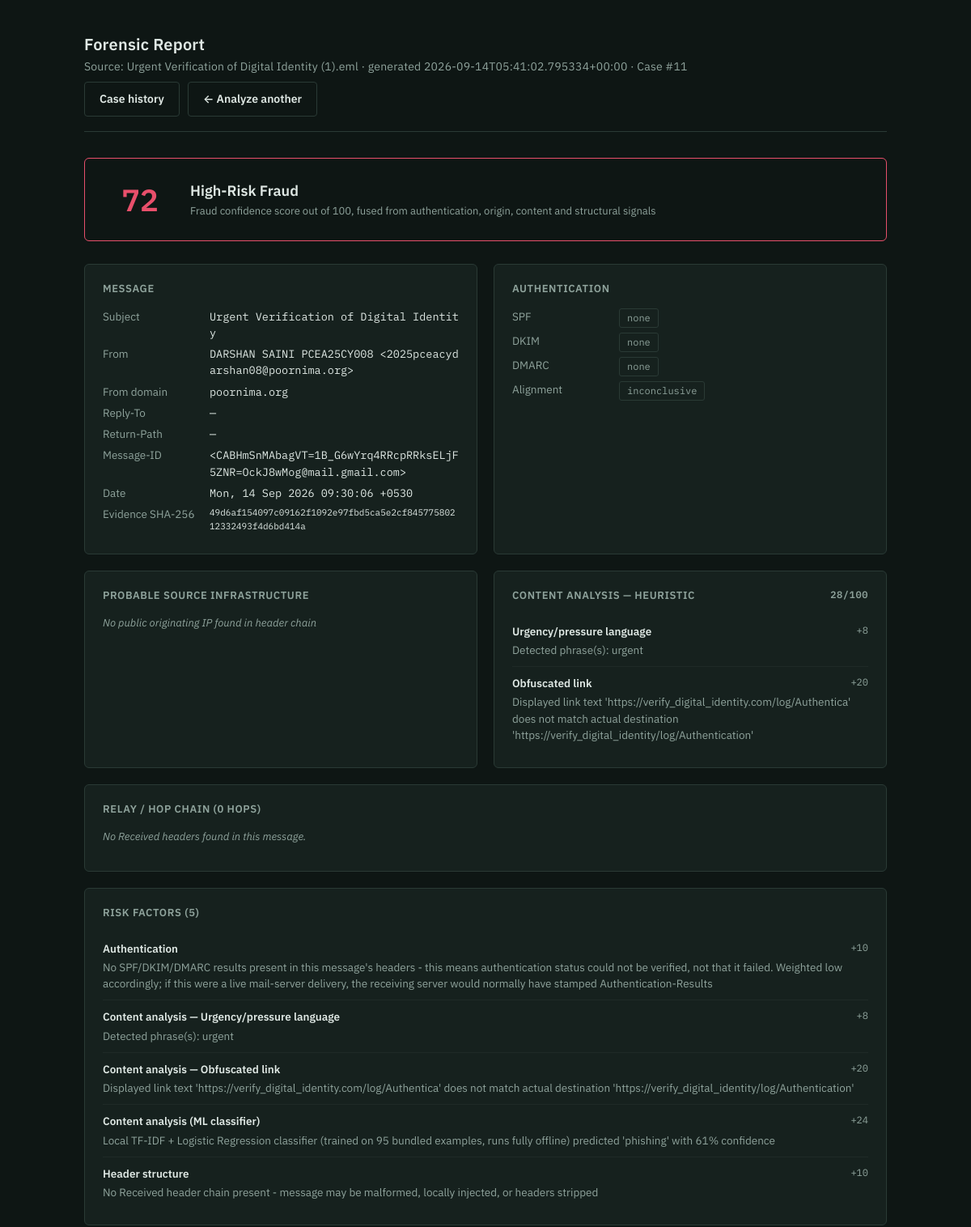
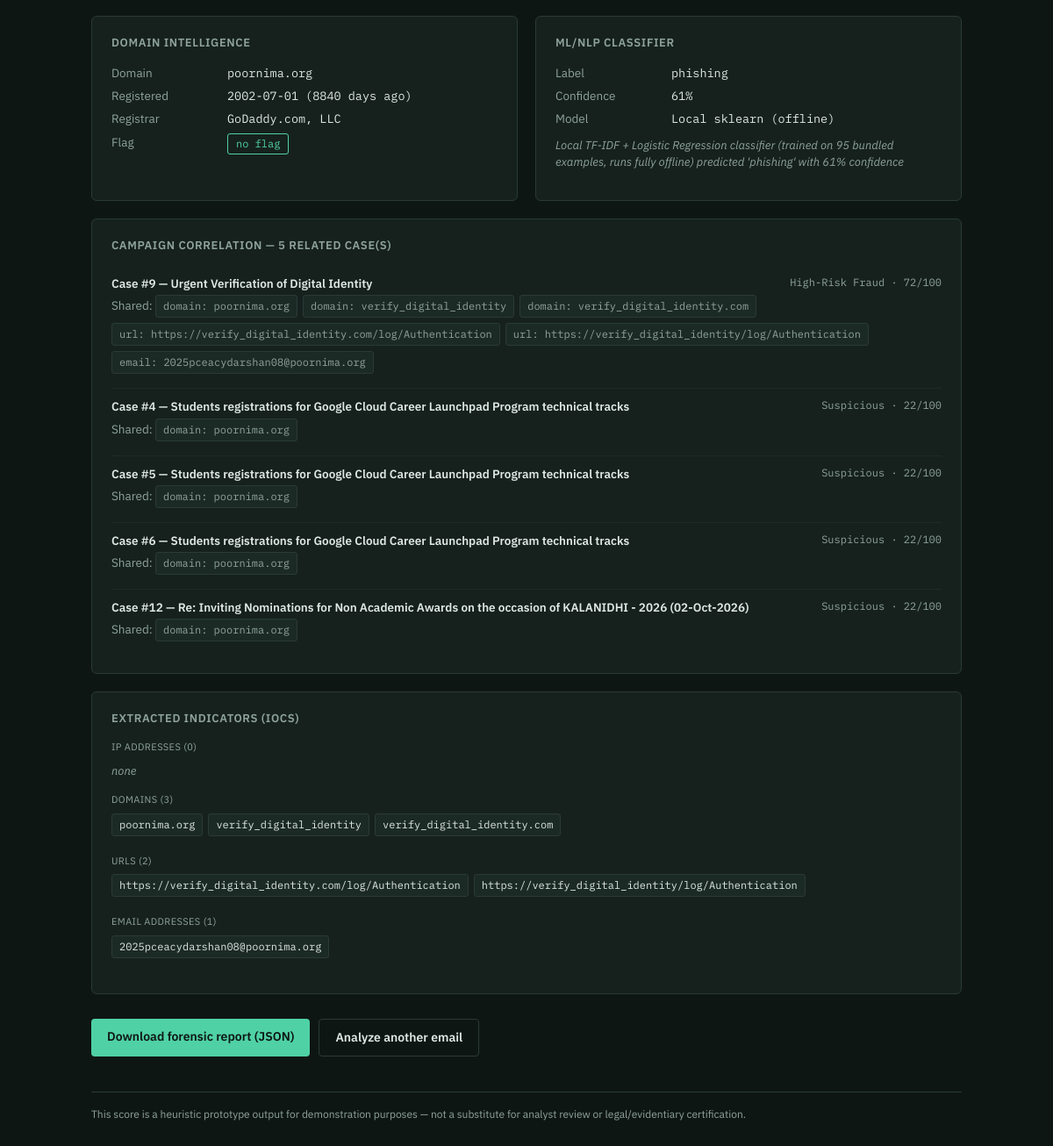
Page /cases/11 on the committed database (2 pictures, top to bottom).
### tables this page shows
CREATE TABLE cases (
    id INTEGER PRIMARY KEY AUTOINCREMENT,
    filename TEXT,
    analyzed_at TEXT,
    evidence_sha256 TEXT,
    subject TEXT,
    from_address TEXT,
    from_domain TEXT,
    origin_ip TEXT,
    origin_country TEXT,
    risk_score INTEGER,
    verdict TEXT,
    report_json TEXT
);

CREATE TABLE case_iocs (
    id INTEGER PRIMARY KEY AUTOINCREMENT,
    case_id INTEGER NOT NULL,
    ioc_type TEXT NOT NULL,      -- ip | domain | url | email
    ioc_value TEXT NOT NULL,
    FOREIGN KEY (case_id) REFERENCES cases (id)
);

### app.py (the view)
@app.route("/cases/<int:case_id>", methods=["GET"])
def view_case(case_id):
    case = case_store.get_case(case_id)
    if not case:
        flash("Case not found.")
        return redirect(url_for("list_cases"))
    report = case["report"]
    report["case_id"] = case_id
    report["related_cases"] = case_store.find_cases_sharing_iocs(case_id)
    return render_template("report.html", report=report, source_filename=case["filename"])

### templates/report.html (shortened to what this page needs)
<!DOCTYPE html>
<html lang="en">
<head>
  <link rel="stylesheet" href="{{ url_for('static', filename='style.css') }}">
</head>
<body>
{% set verdict = report.risk_assessment.verdict %}
{% set vclass = 'v-legit' if verdict == 'Legitimate' else ('v-suspicious' if verdict == 'Suspicious' else ('v-phishing' if verdict == 'Likely Phishing' else 'v-fraud')) %}
  <div class="wrap">
    <header class="masthead">
      <div class="title">Forensic Report
        <span>Source: {{ source_filename }} · generated {{ report.generated_at }}{% if report.case_id %} · Case #{{ report.case_id }}{% endif %}</span>
      </div>
      <div style="display:flex; gap:10px;">
        <a class="btn btn-secondary" href="{{ url_for('list_cases') }}">Case history</a>
        <a class="btn btn-secondary" href="{{ url_for('index') }}">&larr; Analyze another</a>
      </div>
    </header>
    <div class="verdict-band {{ vclass }}">
      <div class="score-dial">{{ report.risk_assessment.score }}</div>
      <div>
        <div class="verdict-label">{{ verdict }}</div>
        <div class="verdict-sub">Fraud confidence score out of 100, fused from authentication, origin, content and structural signals</div>
      </div>
    </div>
    <div class="grid">
      <div class="panel">
        <h3>Message</h3>
        <div class="kv"><div class="k">Subject</div><div class="v">{{ report.message.subject or "—" }}</div></div>
        <div class="kv"><div class="k">From</div><div class="v">{{ report.message.from_display_name }} &lt;{{ report.message.from_address }}&gt;</div></div>
        <div class="kv"><div class="k">From domain</div><div class="v">{{ report.message.from_domain or "—" }}</div></div>
        <div class="kv"><div class="k">Reply-To</div><div class="v">{{ report.message.reply_to or "—" }}</div></div>
        <div class="kv"><div class="k">Return-Path</div><div class="v">{{ report.message.return_path or "—" }}</div></div>
        <div class="kv"><div class="k">Message-ID</div><div class="v">{{ report.message.message_id or "—" }}</div></div>
        <div class="kv"><div class="k">Date</div><div class="v">{{ report.message.date or "—" }}</div></div>
        {% if report.evidence %}
        <div class="kv"><div class="k">Evidence SHA-256</div><div class="v" style="font-size:11px;">{{ report.evidence.sha256 }}</div></div>
        {% endif %}
      </div>
      <div class="panel">
        <h3>Authentication</h3>
        {% set spf = report.authentication.spf %}
        {% set dkim = report.authentication.dkim %}
        {% set dmarc = report.authentication.dmarc %}
        <div class="kv">
          <div class="k">SPF</div>
          <div class="v"><span class="pill {{ 'pill-pass' if spf == 'pass' else ('pill-neutral' if spf == 'none' else 'pill-fail') }}">{{ spf }}</span></div>
        </div>
        <div class="kv">
          <div class="k">DKIM</div>
          <div class="v"><span class="pill {{ 'pill-pass' if dkim == 'pass' else ('pill-neutral' if dkim == 'none' else 'pill-fail') }}">{{ dkim }}</span></div>
        </div>
        <div class="kv">
          <div class="k">DMARC</div>
          <div class="v"><span class="pill {{ 'pill-pass' if dmarc == 'pass' else ('pill-neutral' if dmarc == 'none' else 'pill-fail') }}">{{ dmarc }}</span></div>
        </div>
        <div class="kv">
          <div class="k">Alignment</div>
          <div class="v">
            {% if report.authentication.alignment_ok is sameas true %}
              <span class="pill pill-pass">aligned</span>
            {% elif report.authentication.alignment_ok is sameas false %}
              <span class="pill pill-fail">mismatch</span>
            {% else %}
              <span class="pill pill-neutral">inconclusive</span>
            {% endif %}
          </div>
        </div>
      </div>
      <div class="panel">
        <h3>Probable source infrastructure</h3>
        {% if report.origin and report.origin.status == 'ok' %}
          <div class="kv"><div class="k">Origin IP</div><div class="v">{{ report.origin.ip }}</div></div>
          <div class="kv"><div class="k">GeoIP estimate</div><div class="v">{{ report.origin.city }}, {{ report.origin.region }}, {{ report.origin.country }}</div></div>
          <div class="kv"><div class="k">ISP / Org</div><div class="v">{{ report.origin.isp }}{% if report.origin.org and report.origin.org != report.origin.isp %} / {{ report.origin.org }}{% endif %}</div></div>
          <div class="kv"><div class="k">ASN</div><div class="v">{{ report.origin.asn or "—" }}</div></div>
          <div class="kv"><div class="k">Proxy</div>
            <div class="v">
              {% if report.origin.proxy %}<span class="pill pill-fail">detected</span>
              {% else %}<span class="pill pill-pass">not detected</span>{% endif %}
            </div>
          </div>
          <div class="kv"><div class="k">Hosting/cloud</div>
            <div class="v">
              {% if report.origin.hosting %}<span class="pill pill-warn">yes</span>
              {% else %}<span class="pill pill-pass">no</span>{% endif %}
            </div>
          </div>
          <div class="kv"><div class="k">Trusted provider</div>
            <div class="v">
              {% if report.origin.trusted_provider %}<span class="pill pill-pass">yes — recognized mail provider</span>
              {% else %}<span class="pill pill-neutral">not recognized</span>{% endif %}
            </div>
          </div>
          {% if report.origin.note %}<p class="empty-note" style="margin-top:6px;">{{ report.origin.note }}</p>{% endif %}
          <p class="empty-note" style="margin-top:10px;">{{ report.origin.disclaimer }}</p>
        {% else %}
          <p class="empty-note">{{ report.origin.note if report.origin else "No origin data available." }}</p>
        {% endif %}
      </div>
      <div class="panel">
        <h3>Content analysis — heuristic <span style="float:right;font-family:var(--mono);font-size:12px;color:var(--text-dim);">{{ report.content_analysis.score }}/100</span></h3>
        {% if report.content_analysis.findings %}
          {% for f in report.content_analysis.findings %}
          <div class="finding">
            <span class="fweight">+{{ f.weight }}</span>
            <div class="fcat">{{ f.category }}</div>
            <div class="fdetail">{{ f.detail }}</div>
          </div>
          {% endfor %}
        {% else %}
          <p class="empty-note">No content-based indicators detected.</p>
        {% endif %}
      </div>
      <div class="panel full">
        <h3>Relay / hop chain ({{ report.hops | length }} hop{{ 's' if report.hops | length != 1 else '' }})</h3>
        {% if report.hops %}
        <ul class="hop-list">
          {% for h in report.hops %}
          <li class="{{ 'origin' if h.is_earliest_external else '' }}">
            Hop {{ h.index }}{% if h.from_host %} — from {{ h.from_host }}{% endif %}{% if h.by_host %} — by {{ h.by_host }}{% endif %}
            {% if h.from_ip %}<span class="hop-ip"> [{{ h.from_ip }}]</span>{% endif %}
            {% if h.is_earliest_external %}<span class="hop-tag">earliest external hop</span>{% endif %}
            {% if h.is_private_ip %}<span class="hop-tag" style="color:var(--text-dim);border-color:var(--border);">private IP</span>{% endif %}
            <div class="hop-raw">{{ h.raw }}</div>
          </li>
          {% endfor %}
        </ul>
        {% else %}
          <p class="empty-note">No Received headers found in this message.</p>
        {% endif %}
      </div>
      <div class="panel full">
        <h3>Risk factors ({{ report.risk_assessment.factors | length }})</h3>
        {% if report.risk_assessment.factors %}
          {% for f in report.risk_assessment.factors %}
          <div class="finding">
            <span class="fweight">+{{ f.weight }}</span>
            <div class="fcat">{{ f.category }}</div>
            <div class="fdetail">{{ f.detail }}</div>
          </div>
          {% endfor %}
        {% else %}
          <p class="empty-note">No risk factors detected — message appears clean based on available signals.</p>
        {% endif %}
      </div>
      <div class="panel">
        <h3>Domain intelligence</h3>
        {% if report.domain_intel and report.domain_intel.status == 'ok' %}
          <div class="kv"><div class="k">Domain</div><div class="v">{{ report.domain_intel.domain }}</div></div>
          <div class="kv"><div class="k">Registered</div><div class="v">{{ report.domain_intel.created_date }} ({{ report.domain_intel.age_days }} days ago)</div></div>
          <div class="kv"><div class="k">Registrar</div><div class="v">{{ report.domain_intel.registrar or "—" }}</div></div>
          <div class="kv"><div class="k">Flag</div>
            <div class="v">
              {% if report.domain_intel.is_newly_registered %}
                <span class="pill pill-warn">newly registered</span>
              {% else %}
                <span class="pill pill-pass">no flag</span>
              {% endif %}
            </div>
          </div>
        {% else %}
          <p class="empty-note">{{ report.domain_intel.note if report.domain_intel else "WHOIS lookup not available in this environment." }}</p>
        {% endif %}
      </div>
      <div class="panel">
        <h3>ML/NLP classifier</h3>
        {% if report.ml_classification and report.ml_classification.available %}
          <div class="kv"><div class="k">Label</div><div class="v">{{ report.ml_classification.label }}</div></div>
          <div class="kv"><div class="k">Confidence</div><div class="v">{{ "%.0f"|format(report.ml_classification.confidence * 100) }}%</div></div>
          {% if report.ml_classification.backend %}<div class="kv"><div class="k">Model</div><div class="v">{{ "Local sklearn (offline)" if report.ml_classification.backend == "sklearn-local" else "Transformer" }}</div></div>{% endif %}
          <p class="empty-note" style="margin-top:10px;">{{ report.ml_classification.note }}</p>
        {% else %}
          <p class="empty-note">{{ report.ml_classification.note if report.ml_classification else "ML classifier not available." }} The fraud score above is currently based on heuristic and header/origin signals only.</p>
        {% endif %}
      </div>
      {% if report.related_cases %}
      <div class="panel full">
        <h3>Campaign correlation — {{ report.related_cases | length }} related case(s)</h3>
        {% for rc in report.related_cases %}
        <div class="finding">
          <span class="fweight">{{ rc.verdict }} · {{ rc.risk_score }}/100</span>
          <div class="fcat">Case #{{ rc.case_id }} — {{ rc.subject or rc.filename }}</div>
          <div class="fdetail">
            Shared: {% for s in rc.shared_iocs %}<span class="ioc-chip">{{ s.type }}: {{ s.value }}</span>{% endfor %}
          </div>
        </div>
        {% endfor %}
      </div>
      {% endif %}
      <div class="panel full">
        <h3>Extracted indicators (IOCs)</h3>
        <div class="ioc-group">
          <div class="ioc-label">IP addresses ({{ report.iocs.ips | length }})</div>
          {% for ip in report.iocs.ips %}<span class="ioc-chip">{{ ip }}</span>{% else %}<span class="empty-note">none</span>{% endfor %}
        </div>
        <div class="ioc-group">
          <div class="ioc-label">Domains ({{ report.iocs.domains | length }})</div>
          {% for d in report.iocs.domains %}<span class="ioc-chip">{{ d }}</span>{% else %}<span class="empty-note">none</span>{% endfor %}
        </div>
        <div class="ioc-group">
          <div class="ioc-label">URLs ({{ report.iocs.urls | length }})</div>
          {% for u in report.iocs.urls %}<span class="ioc-chip">{{ u }}</span>{% else %}<span class="empty-note">none</span>{% endfor %}
        </div>
        <div class="ioc-group">
          <div class="ioc-label">Email addresses ({{ report.iocs.emails | length }})</div>
          {% for e in report.iocs.emails %}<span class="ioc-chip">{{ e }}</span>{% else %}<span class="empty-note">none</span>{% endfor %}
        </div>
      </div>
    </div>
    <div class="report-actions">
      <a class="btn" href="{{ url_for('download_report') }}">Download forensic report (JSON)</a>
      <a class="btn btn-secondary" href="{{ url_for('index') }}">Analyze another email</a>
    </div>
    <footer class="note">
      This score is a heuristic prototype output for demonstration purposes — not a
      substitute for analyst review or legal/evidentiary certification.
    </footer>
  </div>
</body>
</html>

### rows in the picture
cases: filename "Urgent Verification of Digital Identity (1).eml"
case_iocs: verdict "High-Risk Fraud", risk_score "72", case_id "9", subject "Urgent Verification of Digital Identity", type "domain", value "poornima.org"
case_iocs: type "domain", value "verify_digital_identity"
case_iocs: type "domain", value "verify_digital_identity.com"
case_iocs: type "url", value "https://verify_digital_identity.com/log/Authentication"
case_iocs: type "url", value "https://verify_digital_identity/log/Authentication"
case_iocs: type "email", value "2025pceacydarshan08@poornima.org"
case_iocs: verdict "Suspicious", risk_score "22", case_id "4", subject "Students registrations for Google Cloud Career Launchpad Program technical tracks", type "domain", value "poornima.org"
case_iocs: verdict "Suspicious", risk_score "22", case_id "5", subject "Students registrations for Google Cloud Career Launchpad Program technical tracks", type "domain", value "poornima.org"
case_iocs: verdict "Suspicious", risk_score "22", case_id "6", subject "Students registrations for Google Cloud Career Launchpad Program technical tracks", type "domain", value "poornima.org"
case_iocs: verdict "Suspicious", risk_score "22", case_id "12", subject "Re: Inviting Nominations for Non Academic Awards on the occasion of KALANIDHI - 2026 (02-Oct-2026)", type "domain", value "poornima.org"

### other values in the picture
{{ report.generated_at }} "2026-09-14T05:41:02.795334+00:00"
{{ report.case_id }} "11"
{{ report.risk_assessment.score }} "72"
{{ verdict }} "High-Risk Fraud"
{{ report.message.subject or "—" }} "Urgent Verification of Digital Identity"
{{ report.message.from_display_name }} "DARSHAN SAINI PCEA25CY008"
{{ report.message.from_address }} "2025pceacydarshan08@poornima.org"
{{ report.message.from_domain or "—" }} "poornima.org"
{{ report.message.reply_to or "—" }} "—"
{{ report.message.return_path or "—" }} "—"
{{ report.message.message_id or "—" }} "<CABHmSnMAbagVT=1B_G6wYrq4RRcpRRksELjF5ZNR=OckJ8wMog@mail.gmail.com>"
{{ report.message.date or "—" }} "Mon, 14 Sep 2026 09:30:06 +0530"
{{ report.evidence.sha256 }} "49d6af154097c09162f1092e97fbd5ca5e2cf84577580212332493f4d6bd414a"
{{ spf }} "none"
{{ dkim }} "none"
